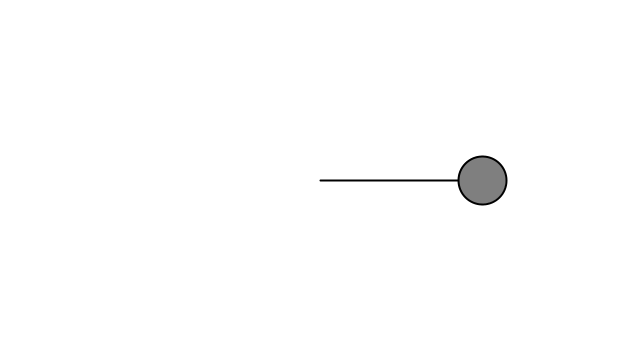
Frame 1 (no input)
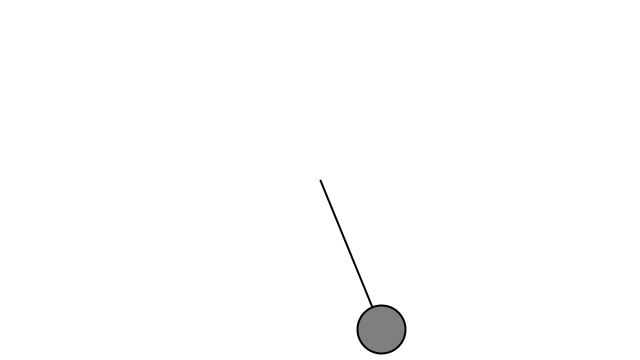
Frame 60 (the mouse pressed at the canvas centre just before this capture)
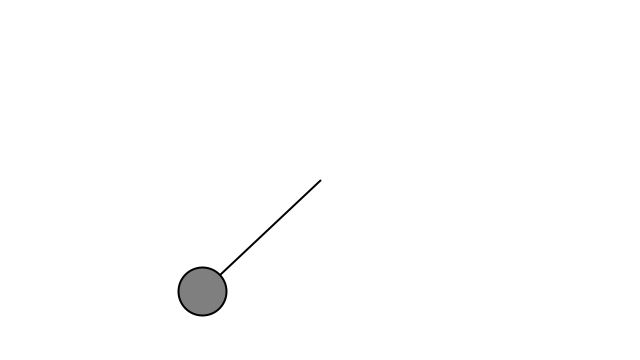
Frame 120 (the mouse held since frame 60 and released just before this capture)

The Processing sketch that drew these frames (run headless with seeded random() and noise(); from frame 60 on, the mouse is pressed at the canvas centre):

// Processing sketch: ex4_polarToCartesian
// ── ex4_polarToCartesian.pde

float r;
float theta;

void setup() {
  size(640, 360);
  r = height * 0.45;
  theta = 0;
}

void draw() {
  
  background(255);
    
  translate(width/2, height/2);
  
  float x = r * cos(theta);
  float y = r * sin(theta);
  
  ellipseMode(CENTER);
  fill(127);
  stroke(0);
  strokeWeight(2);
  line(0,0,x,y);
  ellipse(x, y, 48, 48);
  
  theta += 0.02;
}
